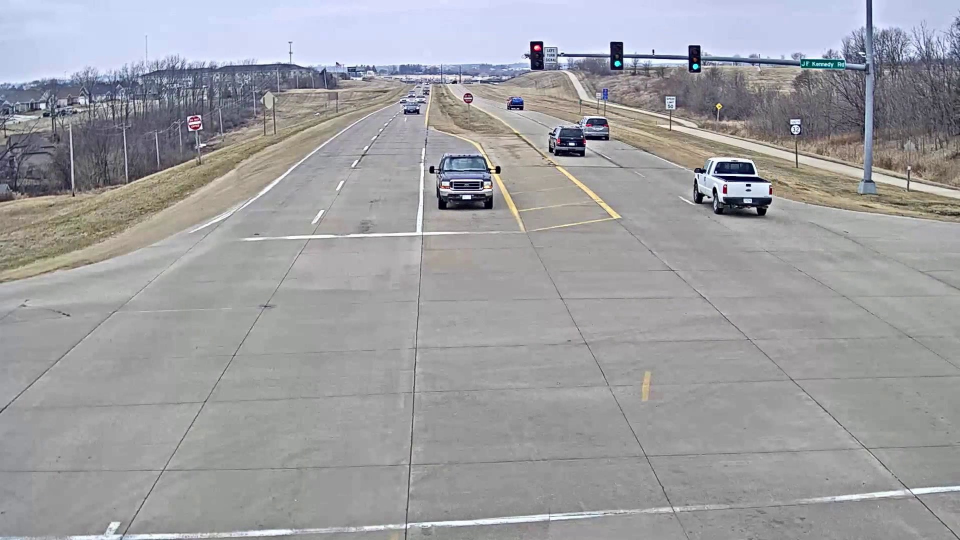
#> input picture frame1.jpg, 1920 x 1080 px (shown at 1/2 size)
$ python road_lane_detection.py
#> lines starting #> are read from the running program, lines starting #| are printed output that depends on the picture; after the words box and inside, x2 and y2 are one past the last pixel; in counts of white or black regions, pixels touching at a corner belong together
import os
import re
import cv2
import numpy as np
from tqdm import tqdm
import matplotlib.pyplot as plt


idx=0
# load frames
img = cv2.imread('frame1.jpg')
#> img is the input picture: shape (1080, 1920, 3); mean B, G, R 161.1, 157.9, 157.7
img = cv2.cvtColor(img, cv2.COLOR_BGR2RGB)
gray = cv2.cvtColor(img, cv2.COLOR_RGB2GRAY)
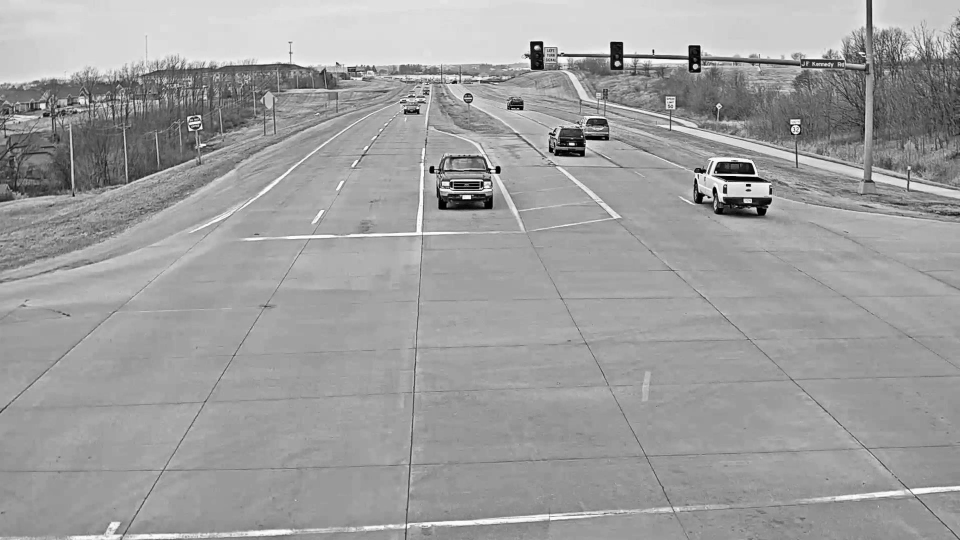
#> gray: shape (1080, 1920) (shown at 1/2 size); min 0, max 255, mean 158.2
gray = cv2.dilate(img, kernel=np.ones((2, 2), np.uint8))
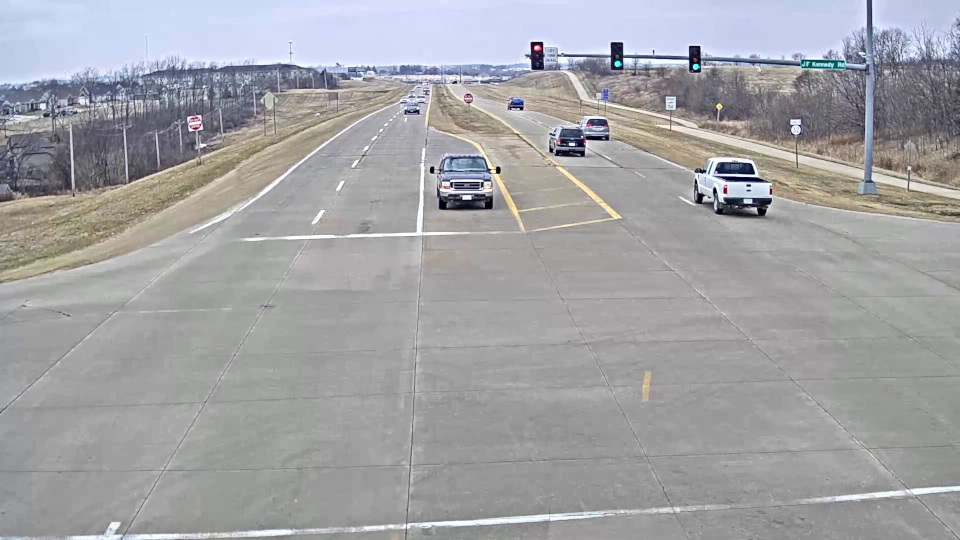
#> gray: shape (1080, 1920, 3) (shown at 1/2 size); mean R, G, B 161.8, 162, 165.2

canny = cv2.Canny(gray, 150, 200)
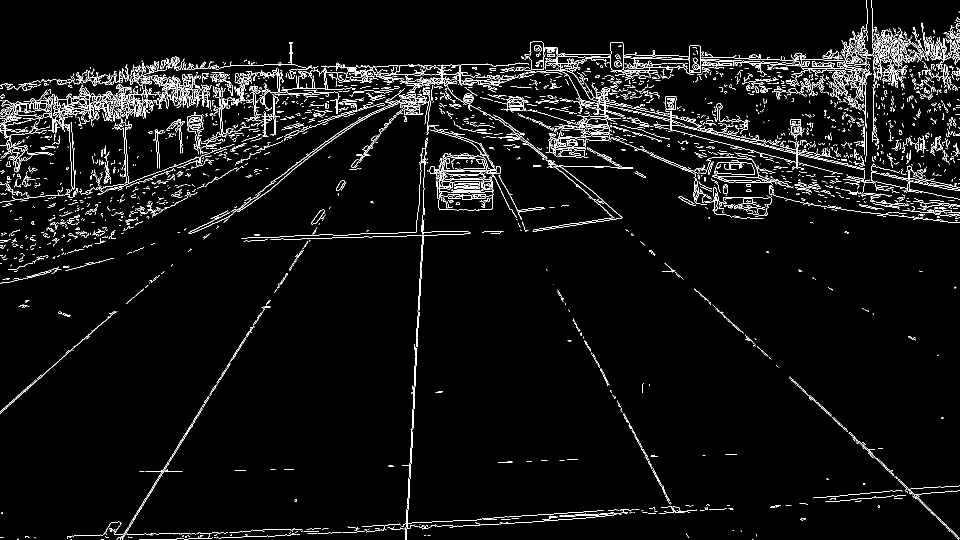
#> canny: shape (1080, 1920) (shown at 1/2 size); 4.2% white in thin lines or dots
stencil = np.zeros_like(canny)

# specify coordinates of the polygon
polygon = np.array([[0,720],[0,600], [600,240], [720,240], [1280,600],[1280,720]])

# fill polygon with ones
cv2.fillConvexPoly(stencil, polygon, 255)
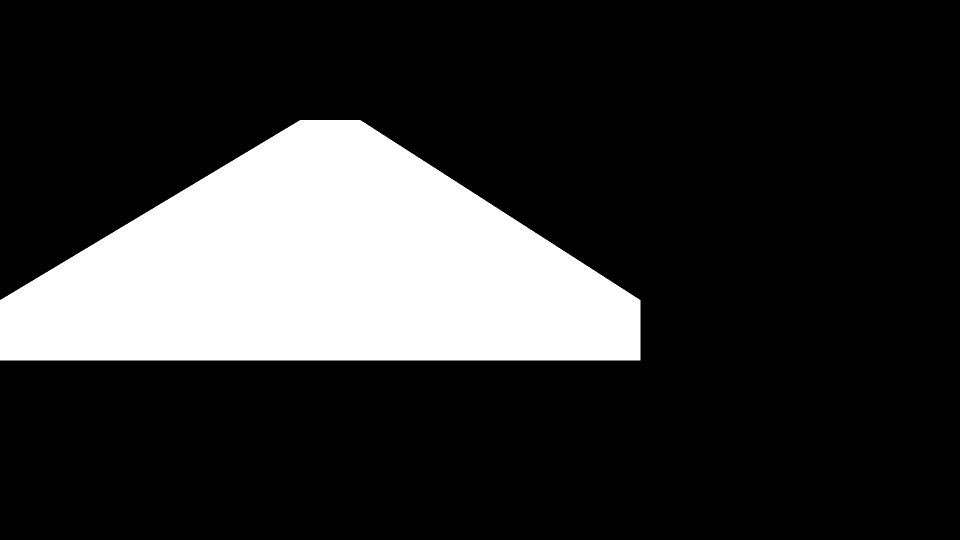
#> stencil: shape (1080, 1920) (shown at 1/2 size); 19.6% white; 1 white region, box (x1, y1, x2, y2) and area: (0, 240, 1281, 721) 407021

# plt.figure(figsize=(10,10))
# plt.imshow(stencil, cmap= "gray")
# plt.show()

image = cv2.bitwise_and(canny, canny, mask=stencil)
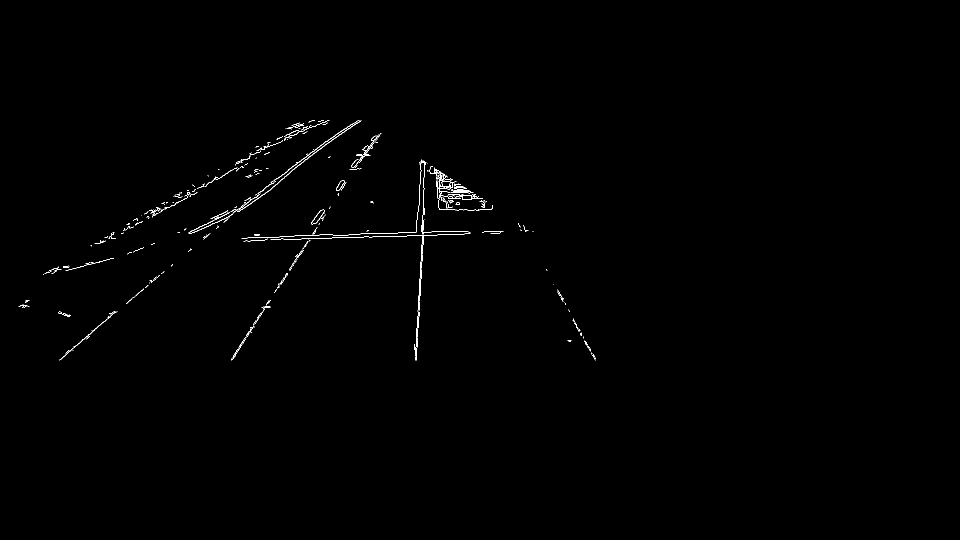
#> image: shape (1080, 1920) (shown at 1/2 size); 0.37% white in thin lines or dots, all inside (x1, y1, x2, y2) = (37, 240, 1192, 721)

# plot masked frame
# plt.figure(figsize=(10,10))
# plt.imshow(img, cmap= "gray")
# plt.show()

ret, thresh = cv2.threshold(image, 180, 200, cv2.THRESH_BINARY)

# plot image
# plt.figure(figsize=(10,10))
# plt.imshow(thresh, cmap= "gray")
# plt.show()

lines = cv2.HoughLinesP(thresh, 1, np.pi/180, 100,100, maxLineGap=200)
#> lines = 17 rows, first 6: [119, 719, 544, 362], [831, 711, 851, 325], [466, 712, 752, 271], [303, 489, 1066, 462], [483, 476, 1049, 457], [407, 478, 845, 462]

# create a copy of the original frame


# draw Hough lines
for line in lines:
  x1, y1, x2, y2 = line[0]
  cv2.line(img, (x1, y1), (x2, y2), (255, 0, 0), 2)
#> this loop made 17 passes
#> (x1, y1, x2, y2) on passes 1 to 12: (119, 719, 544, 362), (831, 711, 851, 325), (466, 712, 752, 271), (303, 489, 1066, 462), (483, 476, 1049, 457), (407, 478, 845, 462), (145, 696, 512, 388), (466, 716, 755, 271), (394, 462, 722, 241), (182, 492, 773, 472), (833, 712, 854, 326), (218, 626, 701, 249)
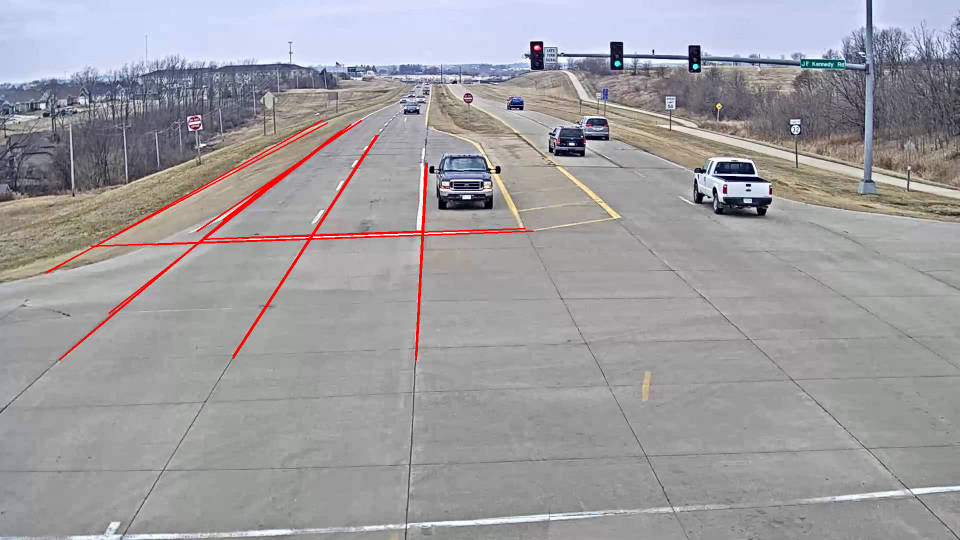
#> img: shape (1080, 1920, 3) (shown at 1/2 size); mean R, G, B 158.5, 156.4, 159.6

# plot frame
plt.figure(figsize=(10,10))
plt.imshow(img, cmap= "gray")
plt.show()

$ run again, with solidWhiteCurve.jpg copied over frame1.jpg
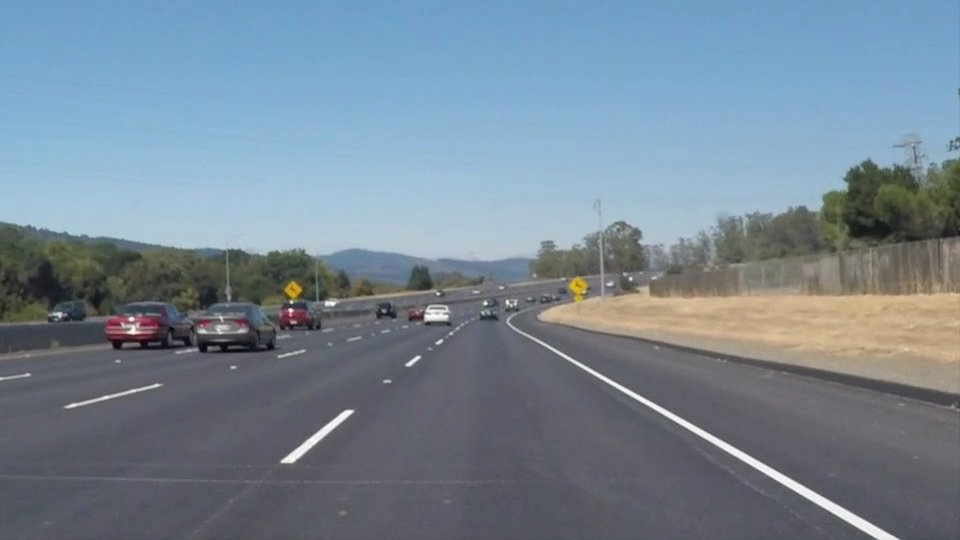
#> input picture solidWhiteCurve.jpg, 960 x 540 px
#> img is the input picture: shape (540, 960, 3); mean B, G, R 148.1, 134.5, 118.5
#> `canny = cv2.Canny(gray, 150, 200)`:
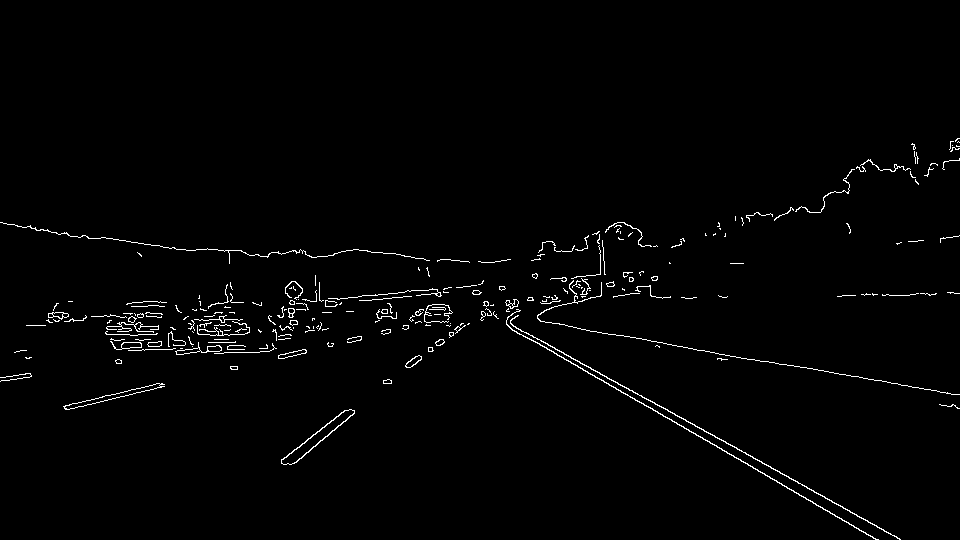
#> canny: shape (540, 960); 1.5% white in thin lines or dots, all inside (x1, y1, x2, y2) = (0, 138, 960, 540)
#> stencil: shape (540, 960); 31.7% white; 1 white region, box (x1, y1, x2, y2) and area: (101, 240, 960, 540) 164479
#> image: shape (540, 960); 0.56% white in thin lines or dots, all inside (x1, y1, x2, y2) = (281, 240, 960, 540)
#> lines = [[485, 309, 900, 539], [482, 311, 878, 539], [481, 311, 956, 394], [485, 313, 876, 539]]
#> the loop `for line in lines:` made 4 passes
#> after the loop `for line in lines:`:
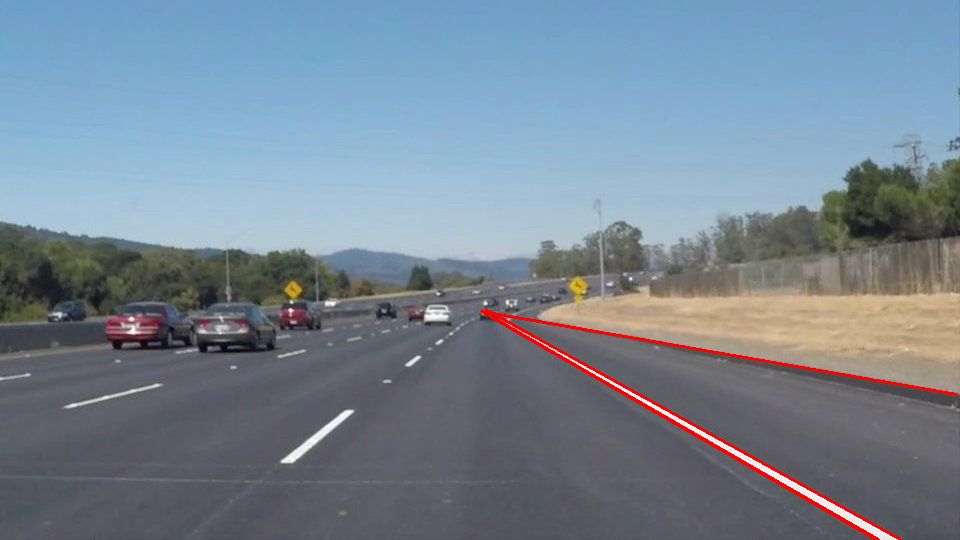
#> img: shape (540, 960, 3); mean R, G, B 119.6, 133.5, 147
